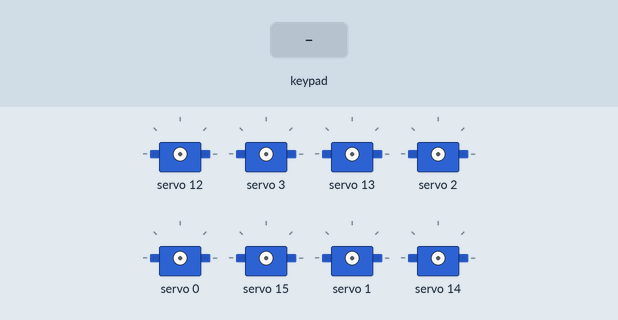
Bench run of a sketch on a simulated ESP32. On the bench: 8 × servo. Inputs (shaded band) come from the test bench.

Above: at 1.3 s.
1.4 s: key 'U' pressed
At 2.8 s:
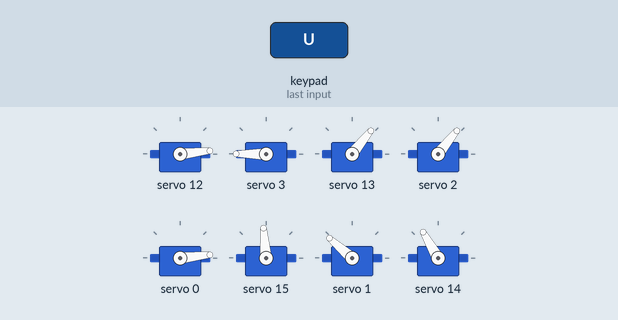
3.5 s: key 'D' pressed
At 3.8 s:
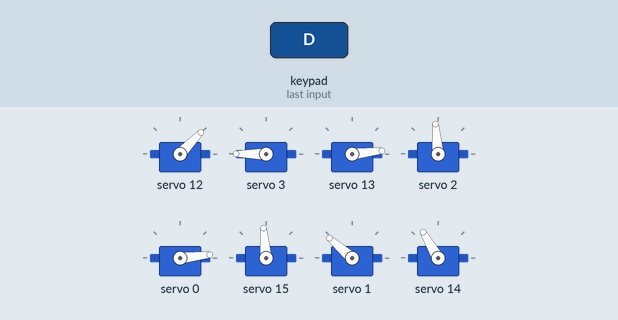
5.8 s: key 'L' pressed
At 6.1 s:
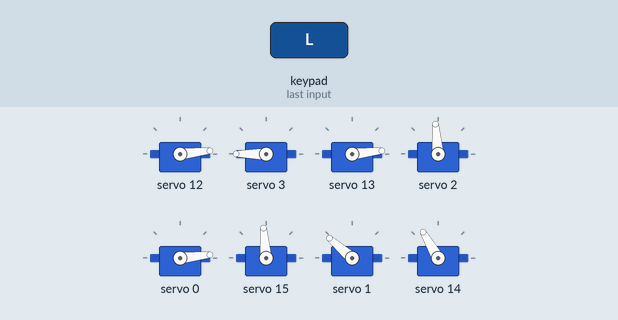
7.9 s: key 'R' pressed
At 8.2 s:
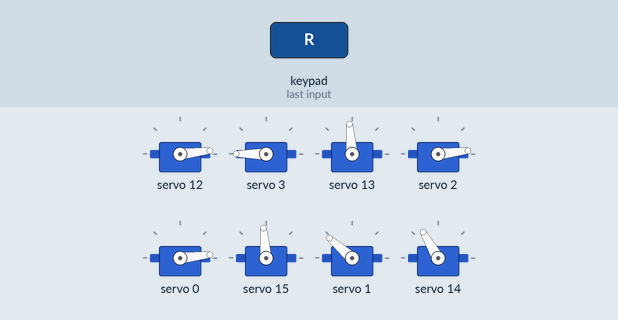
10.0 s: key 'O' pressed
At 11.2 s:
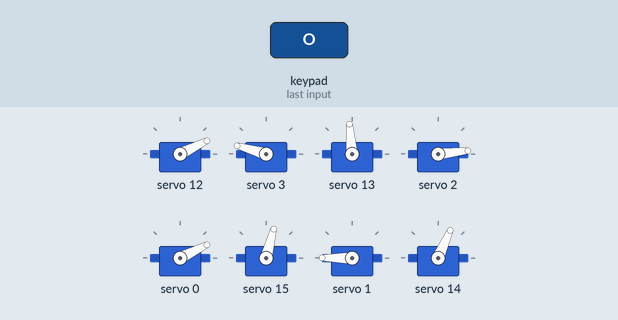
13.0 s: key 'S' pressed
Timing chart, 0 to 16.5 s (numbered marks = the images above; inputs shaded):
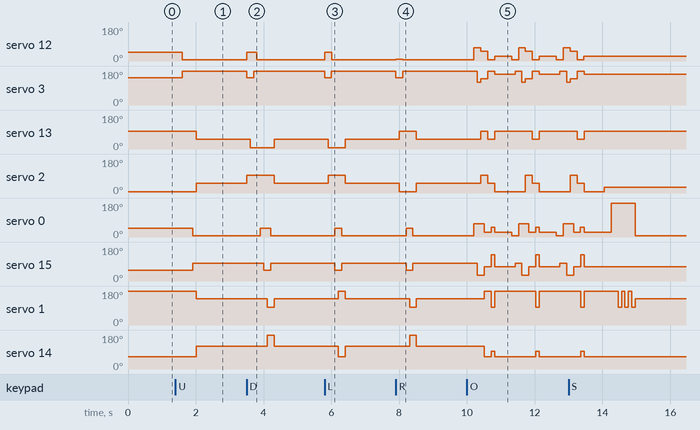

The sketch:

robot.ino
```cpp
#include <DabbleESP32.h>
#define CUSTOM_SETTINGS
#define INCLUDE_GAMEPAD_MODULE

#include <ESP32Servo.h>
#include <Wire.h>
#include <Adafruit_PWMServoDriver.h>
Adafruit_PWMServoDriver pwm = Adafruit_PWMServoDriver();

void setup() {
  // put your setup code here, to run once:
  Serial.begin(115200); //Baud rate
  pwm.begin();
  pwm.setPWMFreq(60); //Servo motors work at 60hz refresh rate
  Dabble.begin("ESP32ServoController");
  delay(100);

}

void loop() {

  Dabble.processInput();
  if (GamePad.isUpPressed()) {
        forward();
        delay(100);
  }else if (GamePad.isDownPressed()) {
        backward();
        delay(100);
  }else if(GamePad.isRightPressed()){
        right();
        delay(100);
  }else if(GamePad.isLeftPressed()){
        left();
        delay(100);
  }else if(GamePad.isCirclePressed()){
        dance();
        dance();
        dance();
        delay(100);
  }else if(GamePad.isSquarePressed()){
        hi();
        delay(100);
  }else if(GamePad.isTrianglePressed()){
        slep();
        delay(100);
  }else if(GamePad.isCrossPressed()){
        wake();
        delay(100);
  }


}
void setangle(int servonum , int angle)
{

  int pulse = map(angle , 0, 180, 150, 600);

  pwm.setPWM(servonum, 0, pulse);
}
void forward() {


    setangle(12, 40); //leg up
    setangle(3, 140); //leg up
    delay(100);
    setangle(13, 90); // move leg                               //leg2,3
    setangle(2, 0); // move leg
    delay(100);
    setangle(12, 0);// leg back on ground
    setangle(3, 180);// leg back on ground
    delay(100);

    setangle(0, 40);
    setangle(15, 50);
    delay(100);
    setangle(1, 180);    //leg1,4
    setangle(14, 60);
    delay(100);
    setangle(0, 0);
    setangle(15, 90);
    delay(100);


    setangle(13, 45);     //reset original position
    setangle(2, 45);     //reset original position
    setangle(1, 135);    //reset original position
    setangle(14, 115);   //reset original position
    delay(100);
}
void backward() {


 setangle(12, 40);
  setangle(3, 140);

                         //leg2,3
  setangle(2, 90);
  delay(100);
  setangle(13, 0);
  delay(100);

  setangle(3, 180);
  delay(100);
  setangle(12, 0);
  delay(100);

  setangle(0, 40);
  delay(100);
  setangle(15, 50);
  delay(100);
  setangle(1, 90);    //leg1,4
  setangle(14, 180);
  delay(100);
  setangle(0, 0);
  setangle(15, 90);
  delay(100);


    setangle(13, 45);
     setangle(2, 45);
   setangle(1, 135);
    setangle(14, 115);
    delay(100);

}
void hi(){
  setangle(2,25);
  delay(200);
  setangle(0,180);
  delay(100);
  setangle(1,180);
  delay(100);
  setangle(1,90);
  delay(100);
   setangle(1,180);
  delay(100);
  setangle(1,90);
  delay(100);
   setangle(1,180);
  delay(100);
  setangle(1,90);
  delay(100);
  setangle(0,0);
  setangle(1,135);

}
void slep(){

  setangle(12, 90);
  setangle(0, 90);
  delay(100);
  setangle(3, 90);
  setangle(15, 0);
  delay(100);
}
void wake(){
  setangle(12, 0);
  setangle(0, 0);
  delay(100);
  setangle(3, 180);
  setangle(15, 90);
}
void dance() {


  setangle(12, 0);
  setangle(0, 0);
  delay(100);
  setangle(3, 180);
  setangle(15, 90);
  delay(100);
  setangle(0, 65);
  setangle(12, 65);
  delay(100);
  setangle(3, 115);
  setangle(15, 25);
  delay(100);

   // Dance move 1
  setangle(12, 45);
  setangle(3, 135);
  setangle(13, 90);
  setangle(2, 90);
  delay(100);

  // Dance move 2
  setangle(0, 20);
  setangle(15, 70);
  setangle(1, 180);
  setangle(14, 60);
  delay(100);

  // Dance move 3
  setangle(12, 0);
  setangle(3, 180);
  setangle(13, 45);
  setangle(2, 45);
  delay(100);

  // Dance move 4
  setangle(0, 45);
  setangle(15, 135);
  setangle(1, 90);
  setangle(14, 90);
  delay(100);

  // Reset to original position
  setangle(12, 20);
  setangle(3, 160);
  setangle(13, 90);
  setangle(2, 0);
  setangle(0, 20);
  setangle(15, 70);
  setangle(1, 180);
  setangle(14, 60);
  delay(500);

}

void right() {


  setangle(12,4);
  setangle(3,140);
  delay(100);
  setangle(13,90);
  setangle(2,0);           //leg 3,2
  delay(100);
  setangle(12,0);
  setangle(3,180);
  delay(100);

  setangle(0,40);
  setangle(15,50);
  delay(100);             //leg 1,4
  setangle(1,90);
  setangle(14,180);
  delay(100);
  setangle(0,0);
  setangle(15,90);
  delay(100);


  /*setangle(12, 40);
  delay(100);
  setangle(13, 90);
  delay(100);
  setangle(12, 0);
  delay(100);

  setangle(0, 40);
  delay(100);
  setangle(1, 90);
  delay(100);
  setangle(0, 0);
  delay(100);

  setangle(15, 50);
  delay(100);
  setangle(14, 180);
  delay(100);
  setangle(15, 90);
  delay(100);

  setangle(3, 140);
  delay(100);
  setangle(2, 0);
  delay(100);
  setangle(3, 180);
  delay(500);*/


  setangle(2, 45);
  setangle(14, 115);
  setangle(1, 135);
  setangle(13, 45);
  delay(100);
}
void left(){
  setangle(3,140);
  setangle(12,40);
  delay(100);
  setangle(2,90);
  setangle(13,0);
  delay(100);
  setangle(3,180);
  setangle(12,0);
  delay(100);


  setangle(0,40);
  setangle(15,50);
  delay(100);
  setangle(1,180);
  setangle(14,60);
  delay(100);
  setangle(0,0);
  setangle(15 ,90);
  delay(100);


  setangle(2, 45);
  setangle(14, 115);
  setangle(1, 135);
  setangle(13, 45);
  delay(100);
}
```

Measured:
- after the input at 1.4 s, servo 12: 46° → 6° after 0.20 s; servo 3: 145° → 180° after 0.20 s; servo 13: 95° → 51° after 0.61 s; servo 2: 6° → 51° after 0.61 s; servo 0: 46° → 6° after 0.51 s
- after the input at 3.5 s, servo 12: 6° → 46° at once, → 6° 0.30 s later; servo 3: 180° → 145° at once, → 180° 0.20 s later; servo 13: 51° → 6° after 0.10 s, → 51° 0.71 s later; servo 2: 51° → 95° at once, → 51° 0.81 s later; servo 0: 6° → 46° after 0.40 s, → 6° 0.30 s later
- after the input at 5.8 s, servo 12: 6° → 46° at once, → 6° 0.20 s later; servo 3: 180° → 145° at once, → 180° 0.20 s later; servo 13: 51° → 6° after 0.10 s, → 51° 0.51 s later; servo 2: 51° → 95° after 0.10 s, → 51° 0.51 s later; servo 0: 6° → 46° after 0.31 s, → 6° 0.20 s later
- after the input at 7.9 s, servo 12: 6° → 10° at once, → 6° 0.20 s later; servo 3: 180° → 145° at once, → 180° 0.20 s later; servo 13: 51° → 95° after 0.10 s, → 51° 0.51 s later; servo 2: 51° → 6° after 0.10 s, → 51° 0.51 s later; servo 0: 6° → 46° after 0.30 s, → 6° 0.20 s later
- after the input at 10.0 s, servo 12: 6° → 70° after 0.20 s, → 51° 0.20 s later, → 6° 0.20 s later, → 26° 0.20 s later, … (11 changes in this stretch); servo 3: 180° → 120° after 0.30 s, → 139° 0.10 s later, → 180° 0.20 s later, → 164° 0.21 s later, … (11 changes in this stretch)
